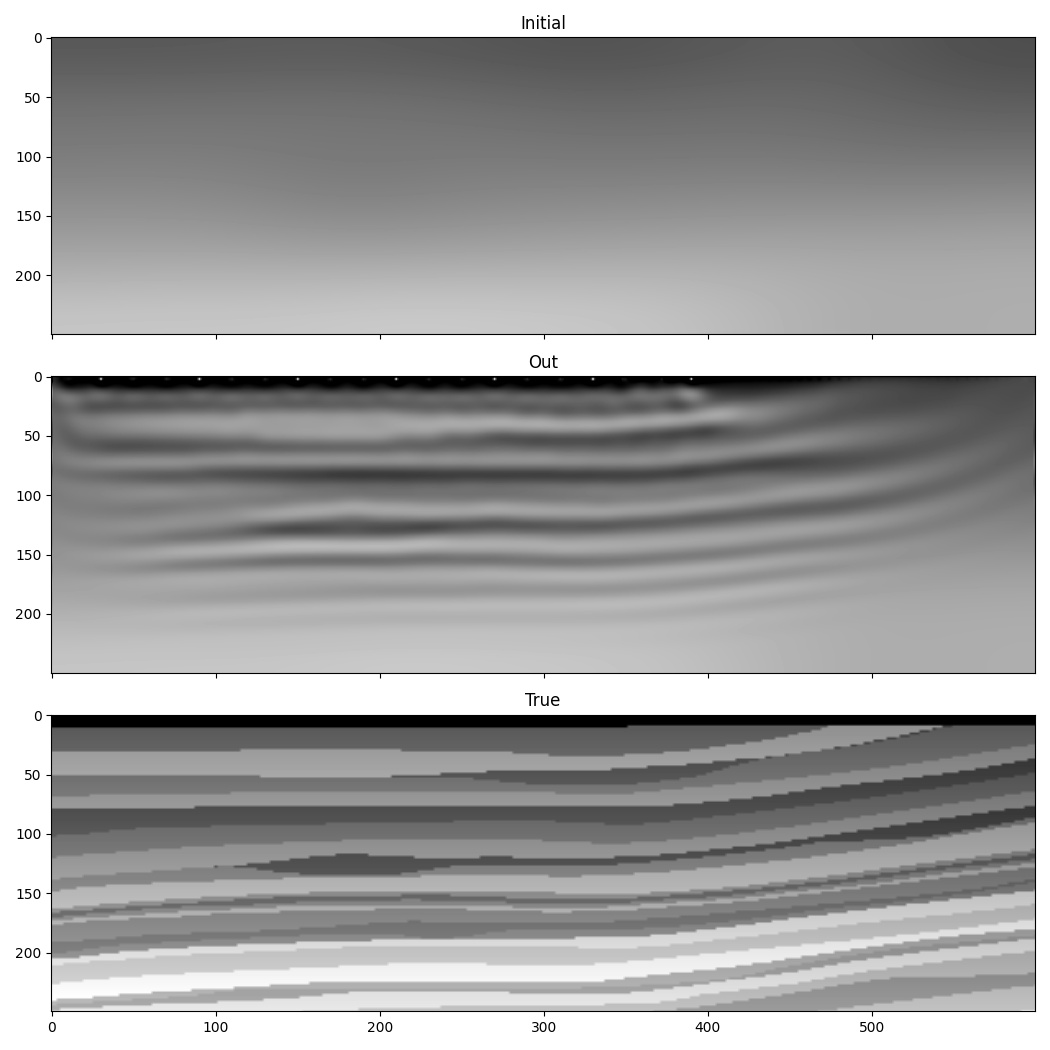

The Python source for this figure:
"""This script demonstrates how to use PyTorch's checkpointing feature
with Deepwave to reduce memory consumption during wave propagation,
at the cost of increased computation.
"""

import matplotlib.pyplot as plt
import torch
import torch.utils.checkpoint
from scipy.ndimage import gaussian_filter
from scipy.signal import butter
from torchaudio.functional import biquad

import deepwave
from deepwave import scalar

device = torch.device("cuda" if torch.cuda.is_available() else "cpu")
ny_full = 2301
nx_full = 751
dx = 4.0
v_true_full = torch.from_file("marmousi_vp.bin", size=ny_full * nx_full).reshape(
    ny_full,
    nx_full,
)

# Select portion of model for inversion
ny = 600
nx = 250
v_true = v_true_full[:ny, :nx]

# Smooth to use as starting model
v_init = torch.tensor(1 / gaussian_filter(1 / v_true.numpy(), 40))

n_shots_full = 115

n_sources_per_shot = 1
d_source = 20  # 20 * 4m = 80m
first_source = 10  # 10 * 4m = 40m
source_depth = 2  # 2 * 4m = 8m

n_receivers_per_shot_full = 384
d_receiver = 6  # 6 * 4m = 24m
first_receiver = 0  # 0 * 4m = 0m
receiver_depth = 2  # 2 * 4m = 8m

freq = 25
nt_full = 750
dt = 0.004
peak_time = 1.5 / freq

observed_data_full = torch.from_file(
    "marmousi_data.bin",
    size=n_shots_full * n_receivers_per_shot_full * nt_full,
).reshape(n_shots_full, n_receivers_per_shot_full, nt_full)


# Select portion of data for inversion
n_shots = 20
n_receivers_per_shot = 100
nt = 300
observed_data = observed_data_full[:n_shots, :n_receivers_per_shot, :nt].to(device)

# source_locations
source_locations = torch.zeros(
    n_shots,
    n_sources_per_shot,
    2,
    dtype=torch.long,
    device=device,
)
source_locations[..., 1] = source_depth
source_locations[:, 0, 0] = torch.arange(n_shots) * d_source + first_source

# receiver_locations
receiver_locations = torch.zeros(
    n_shots,
    n_receivers_per_shot,
    2,
    dtype=torch.long,
    device=device,
)
receiver_locations[..., 1] = receiver_depth
receiver_locations[:, :, 0] = (
    torch.arange(n_receivers_per_shot) * d_receiver + first_receiver
).repeat(n_shots, 1)

# source_amplitudes
source_amplitudes = (
    (deepwave.wavelets.ricker(freq, nt, dt, peak_time))
    .repeat(n_shots, n_sources_per_shot, 1)
    .to(device)
)

# Upsample source_amplitudes
max_vel = 2500
dt, step_ratio = deepwave.common.cfl_condition(dx, dx, dt, max_vel)
source_amplitudes = deepwave.common.upsample(source_amplitudes, step_ratio)
observed_data = deepwave.common.upsample(observed_data, step_ratio)
nt = source_amplitudes.shape[-1]


# Generate a velocity model constrained to be within a desired range
class Model(torch.nn.Module):
    def __init__(self, initial, min_vel, max_vel):
        super().__init__()
        self.min_vel = min_vel
        self.max_vel = max_vel
        self.model = torch.nn.Parameter(
            torch.logit((initial - min_vel) / (max_vel - min_vel)),
        )

    def forward(self):
        return torch.sigmoid(self.model) * (self.max_vel - self.min_vel) + self.min_vel


model = Model(v_init, 1000, 2500).to(device)

# Setup optimiser to perform inversion
optimiser = torch.optim.LBFGS(model.parameters(), line_search_fn="strong_wolfe")
loss_fn = torch.nn.MSELoss()

# Run optimisation/inversion
n_epochs = 2
n_segments = 5
cutoff_freq = 10

sos = butter(6, cutoff_freq, fs=1 / dt, output="sos")
sos = [torch.tensor(sosi).to(observed_data.dtype).to(device) for sosi in sos]


def taper(x):
    return deepwave.common.cosine_taper_end(x, 600)


def filt(x):
    return biquad(biquad(biquad(x, *sos[0]), *sos[1]), *sos[2])


def wrap(v, chunk, wavefield_0, wavefield_m1, psiy_m1, psix_m1, zetay_m1, zetax_m1):
    return scalar(
        v,
        dx,
        dt,
        source_amplitudes=chunk,
        source_locations=source_locations,
        receiver_locations=receiver_locations,
        pml_freq=freq,
        wavefield_0=wavefield_0,
        wavefield_m1=wavefield_m1,
        psiy_m1=psiy_m1,
        psix_m1=psix_m1,
        zetay_m1=zetay_m1,
        zetax_m1=zetax_m1,
        max_vel=max_vel,
        model_gradient_sampling_interval=step_ratio,
    )


observed_data = filt(taper(observed_data))

for epoch in range(n_epochs):

    def closure():
        pml_width = 20
        wavefield_size = [n_shots, ny + 2 * pml_width, nx + 2 * pml_width]
        wavefield_0 = torch.zeros(*wavefield_size, device=device)
        wavefield_m1 = torch.zeros(*wavefield_size, device=device)
        psiy_m1 = torch.zeros(*wavefield_size, device=device)
        psix_m1 = torch.zeros(*wavefield_size, device=device)
        zetay_m1 = torch.zeros(*wavefield_size, device=device)
        zetax_m1 = torch.zeros(*wavefield_size, device=device)
        optimiser.zero_grad()
        receiver_amplitudes = torch.zeros(
            n_shots,
            n_receivers_per_shot,
            nt,
            device=device,
        )
        v = model()
        k = 0
        for i, chunk in enumerate(torch.chunk(source_amplitudes, n_segments, dim=-1)):
            if i == n_segments - 1:
                (
                    wavefield_0,
                    wavefield_m1,
                    psiy_m1,
                    psix_m1,
                    zetay_m1,
                    zetax_m1,
                    receiver_amplitudes_chunk,
                ) = wrap(
                    v,
                    chunk,
                    wavefield_0,
                    wavefield_m1,
                    psiy_m1,
                    psix_m1,
                    zetay_m1,
                    zetax_m1,
                )
            else:
                (
                    wavefield_0,
                    wavefield_m1,
                    psiy_m1,
                    psix_m1,
                    zetay_m1,
                    zetax_m1,
                    receiver_amplitudes_chunk,
                ) = torch.utils.checkpoint.checkpoint(
                    wrap,
                    v,
                    chunk,
                    wavefield_0,
                    wavefield_m1,
                    psiy_m1,
                    psix_m1,
                    zetay_m1,
                    zetax_m1,
                )
            receiver_amplitudes[..., k : k + chunk.shape[-1]] = (
                receiver_amplitudes_chunk
            )
            k += chunk.shape[-1]
        receiver_amplitudes = filt(taper(receiver_amplitudes))
        loss = 1e6 * loss_fn(receiver_amplitudes, observed_data)
        loss.backward()
        return loss

    optimiser.step(closure)

# Plot
v = model()
vmin = v_true.min()
vmax = v_true.max()
_, ax = plt.subplots(3, figsize=(10.5, 10.5), sharex=True, sharey=True)
ax[0].imshow(v_init.cpu().T, aspect="auto", cmap="gray", vmin=vmin, vmax=vmax)
ax[0].set_title("Initial")
ax[1].imshow(v.detach().cpu().T, aspect="auto", cmap="gray", vmin=vmin, vmax=vmax)
ax[1].set_title("Out")
ax[2].imshow(v_true.cpu().T, aspect="auto", cmap="gray", vmin=vmin, vmax=vmax)
ax[2].set_title("True")
plt.tight_layout()
plt.savefig("example_checkpointing.jpg")

v.detach().cpu().numpy().tofile("marmousi_v_inv.bin")
